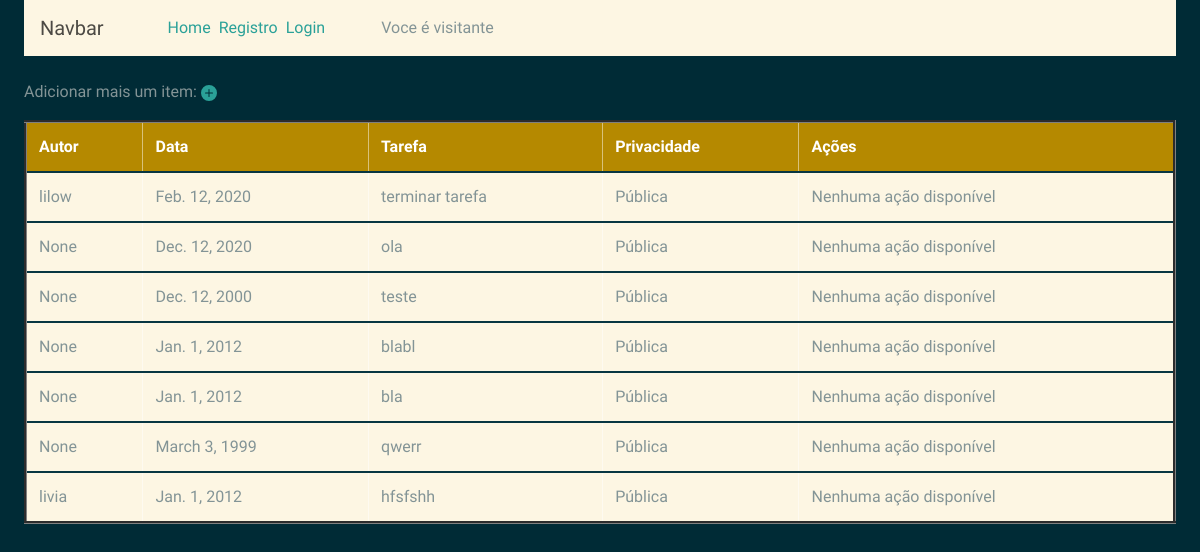
/todo/, run on an earlier commit of the app's database.
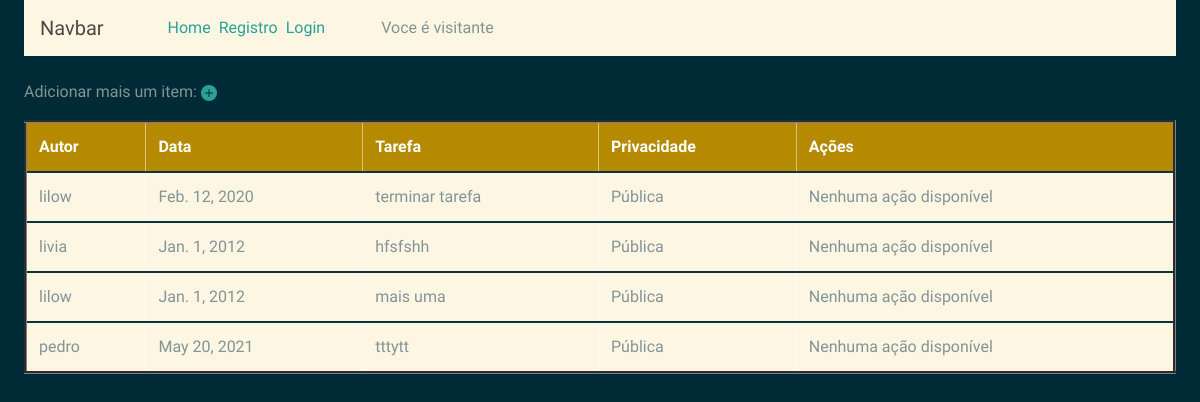
And on a later commit of the database.
### todoList/models.py (models this page shows)
class Tarefa(models.Model):
    autor = models.ForeignKey(User,null=True, on_delete=models.SET_NULL)
    texto = models.CharField(max_length=200)
    prazo = models.DateField(help_text="digite a data da entrega")
    privada = models.BooleanField(default=False)

### todoList/views.py (the view)
# urls.py: path('',      views.TodoListView.as_view(), name="home-todo"),
class TodoListView(View):
    def get(self,request,*args, **kwargs):
        todos = Tarefa.objects.filter(privada=False)
        context = {'todos': todos, 'minhasTarefas': False }
        return render(request, 'todoList/listaTodo.html', context)

### todoList/templates/todoList/listaTodo.html (shortened to what this page needs)
{% extends 'registro/base.html' %}
{% load static %}
{% block content %}
<div class="mb-3">
  <span>Adicionar mais um item:</span>
  <a href="{% url 'todoList:cria-todo' %}">
    <svg width="1em" height="1em" viewBox="0 0 16 16" class="bi bi-plus-circle-fill" fill="currentColor" xmlns="http://www.w3.org/2000/svg">
      <path fill-rule="evenodd" d="M16 8A8 8 0 1 1 0 8a8 8 0 0 1 16 0zM8.5 4.5a.5.5 0 0 0-1 0v3h-3a.5.5 0 0 0 0 1h3v3a.5.5 0 0 0 1 0v-3h3a.5.5 0 0 0 0-1h-3v-3z"/>
    </svg>
  </a>
</div>
<table id="tabela" class="table table-hover" border="3">
  <thead>
    <tr class="table-primary">
      <th scope="col">Autor</th>
      <th scope="col">Data</th>
      <th scope='col'>Tarefa</th>
      <th scope='col'>Privacidade</th>
      <th scope='col'>Ações</th>
    </tr>
  </thead>
  {% for todo in todos %}
  <tbody>
    <tr class="table-light">
      <td>{{todo.autor}} </td>
      <td>{{todo.prazo}}</td>
      <td>{{todo.texto}}</td>
      {% if todo.privada %}
      <td>Privada</td>
      {% else %}
      <td> Pública </td>
      {% endif %}
      {% if minhasTarefas %}
      <td>
        <a href="{% url 'todoList:atualiza-todo' pk=todo.id %}" class="btn btn-primary">
          <svg width="1em" height="1em" viewBox="0 0 16 16" class="bi bi-pencil-square" fill="currentColor" xmlns="http://www.w3.org/2000/svg">
            <path d="M15.502 1.94a.5.5 0 0 1 0 .706L14.459 3.69l-2-2L13.502.646a.5.5 0 0 1 .707 0l1.293 1.293zm-1.75 2.456l-2-2L4.939 9.21a.5.5 0 0 0-.121.196l-.805 2.414a.25.25 0 0 0 .316.316l2.414-.805a.5.5 0 0 0 .196-.12l6.813-6.814z"/>
            <path fill-rule="evenodd" d="M1 13.5A1.5 1.5 0 0 0 2.5 15h11a1.5 1.5 0 0 0 1.5-1.5v-6a.5.5 0 0 0-1 0v6a.5.5 0 0 1-.5.5h-11a.5.5 0 0 1-.5-.5v-11a.5.5 0 0 1 .5-.5H9a.5.5 0 0 0 0-1H2.5A1.5 1.5 0 0 0 1 2.5v11z"/>
          </svg>
        </a>
        <a href="{% url 'todoList:apaga-todo' pk=todo.id %}" class="btn btn-danger">
          <svg width="1em" height="1em" viewBox="0 0 16 16" class="bi bi-trash-fill" fill="currentColor" xmlns="http://www.w3.org/2000/svg">
            <path fill-rule="evenodd" d="M2.5 1a1 1 0 0 0-1 1v1a1 1 0 0 0 1 1H3v9a2 2 0 0 0 2 2h6a2 2 0 0 0 2-2V4h.5a1 1 0 0 0 1-1V2a1 1 0 0 0-1-1H10a1 1 0 0 0-1-1H7a1 1 0 0 0-1 1H2.5zm3 4a.5.5 0 0 1 .5.5v7a.5.5 0 0 1-1 0v-7a.5.5 0 0 1 .5-.5zM8 5a.5.5 0 0 1 .5.5v7a.5.5 0 0 1-1 0v-7A.5.5 0 0 1 8 5zm3 .5a.5.5 0 0 0-1 0v7a.5.5 0 0 0 1 0v-7z"/>
          </svg>
        </a>
      </td>
      {% else %}
      <td>Nenhuma ação disponível</td>
      {% endif %}
    </tr>
  </tbody>
  {% endfor %}
</table>
{%endblock%}

### trabalho2/templates/registro/base.html (shortened to what this page needs)
{% load static %}
<!DOCTYPE html>
<html lang="en" dir="ltr">
  <head>
    <link rel="stylesheet" href="../../static/MeuSite/css/bootstrap.min.css">
  </head>
  <body class="mx-4">
    <nav class="navbar navbar-expand-lg navbar-light bg-light">
      <a class="navbar-brand" href="#">Navbar</a>
      <div class="navbar-collapse collapse" id="navbarColor01" style="">
        <ul class="navbar-nav mx-5">
          <li class="nav-item active mr-2">
            <a href="{% url 'sec-home' %}">Home</a>
          </li>
          {% if user.is_authenticated %}
          <li class="nav-item mr-2">
            <a href="{% url 'todoList:cria-todo' %}">Cria Tarefas</a>
          </li>
          <li class="nav-item mr-2">
            <a href="{% url 'todoList:lista-todo' %}">Lista Tarefas</a>
          </li>
          <li class="nav-item mr-2">
            <a href="{% url 'todoList:todo-minhaLista' %}">Minhas Tarefas</a>
          </li>
          <li class="nav-item dropdown mr-2">
            <a class="dropdown-toggle" href="#" id="navbarDropdown" role="button" data-toggle="dropdown">
              Perfil
            </a>
            <div class="dropdown-menu" aria-labelledby="navbarDropdown">
              <a class="dropdown-item" href="{% url 'sec-updateProfile' pk=user.id %}">Update Perfil</a>
              <a class="dropdown-item" href="{% url 'sec-passwordChange' %}">Troca Senha</a>
            </div>
          </li>
          <li class="nav-item mr-2">
            <a href="{% url 'sec-logout' %}">Logout</a>
          </li>
          {% else %}
          <li class="nav-item mr-2">
            <a href="{% url 'sec-registro' %}">Registro</a>
          </li>
          <li class="nav-item mr-2">
            <a href="{% url 'sec-login' %}">Login</a>
          </li>
        </ul>
        {% endif %}
        Voce é {% firstof user.first_name user.username "visitante" %}
      </div>
    </nav>
    <div class="mt-4">
      {% block content %} {% endblock %}
    </div>
  </body>
</html>

What changed in the data, as far as the page shows it:
removed Tarefa: autor "None", prazo "Dec. 12, 2020", texto "ola", privada "Pública"
removed Tarefa: autor "None", prazo "Dec. 12, 2000", texto "teste", privada "Pública"
removed Tarefa: autor "None", prazo "Jan. 1, 2012", texto "blabl", privada "Pública"
removed Tarefa: autor "None", prazo "Jan. 1, 2012", texto "bla", privada "Pública"
removed Tarefa: autor "None", prazo "March 3, 1999", texto "qwerr", privada "Pública"
added Tarefa: autor "lilow", prazo "Jan. 1, 2012", texto "mais uma", privada "Pública"
added Tarefa: autor "pedro", prazo "May 20, 2021", texto "tttytt", privada "Pública"
